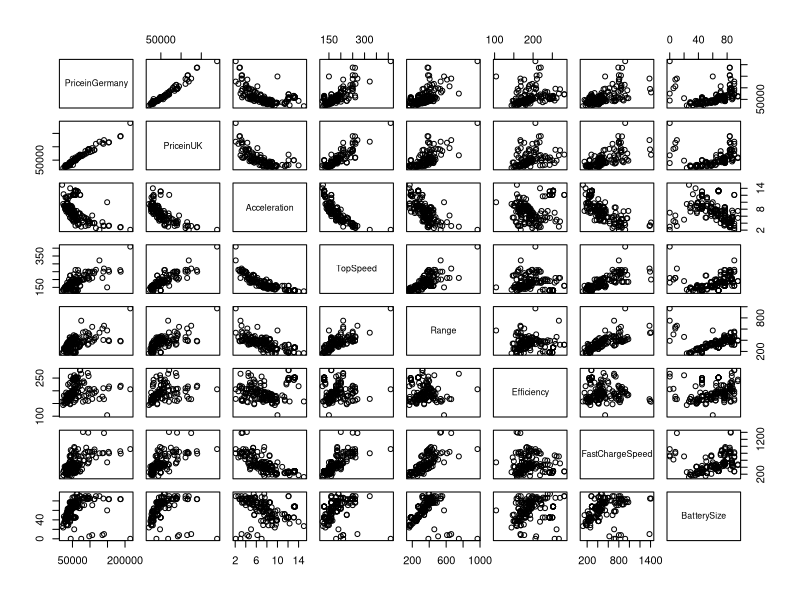

The R script that drew this image:
# Author: Eric Wilson
# Date Created: 6 December 2021
# Filename: Main.R

library(tidyverse)
library(readxl)
library(MASS)
library(car)

ev <- read_xlsx('Electric Vehicle Data/Cheapestelectriccars-EVDatabase.xlsx', 
                sheet = 'Cheapestelectriccars- UTF8')

# Convert Character Vectors into useable numeric vectors
ev$BatterySize <- as.numeric(gsub(".*([0-9]{2,3}[.]*[0-9]*) kWh", "\\1", ev$Subtitle))
libra_strip <- gsub(".([0-9]{2,3},[0-9]{3})", "\\1", ev$PriceinUK) # strip the libra symbol
ev$PriceinUK <- as.numeric(gsub(",", "", libra_strip))
ev$Acceleration <- as.numeric(gsub(" sec", "", ev$Acceleration))
ev$TopSpeed <- as.numeric(gsub(" km/h", "", ev$TopSpeed))
ev$Range <- as.numeric(gsub(" km", "", ev$Range))
ev$Efficiency <- as.numeric(gsub(" Wh/km", "", ev$Efficiency))
ev$FastChargeSpeed <- as.numeric(gsub(" km/h", "", ev$FastChargeSpeed))
ev$Drive <- as.factor(ev$Drive)
ev$PriceinGermany <- as.numeric(ev$PriceinGermany)

# Limit ev to complete records, German Prices
ev <- ev[complete.cases(cbind(ev$FastChargeSpeed, ev$PriceinGermany)),]

# Create graph of pairs+
pairs(~ PriceinGermany + PriceinUK + Acceleration + TopSpeed + Range + Efficiency +
          FastChargeSpeed + BatterySize, data = ev)

# Create first model
model1 <- lm(PriceinGermany ~ Acceleration + TopSpeed + Range + Efficiency + FastChargeSpeed +
                 BatterySize, data = ev, na.action = na.omit)

# Create second model, with Drive as categorical data
model2 <- lm(PriceinGermany ~ Acceleration + TopSpeed + Range + Efficiency + FastChargeSpeed +
                 BatterySize + Drive, data = ev, na.action = na.omit)